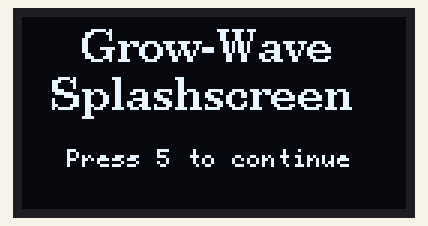
Recording of a program running on a simulated Arduino Uno, built with avr-gcc and run on an emulated ATmega328P. On the bench: 128×64 one-colour display.

Above: at 0.6 s.
At 6.3 s:
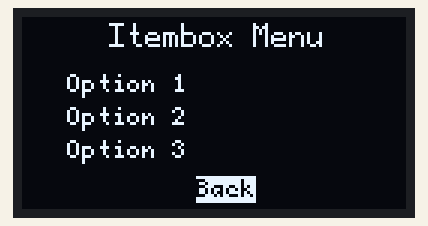
At 7.6 s:
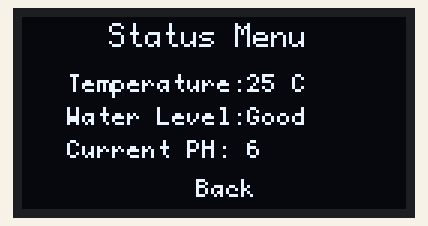
At 10.6 s:
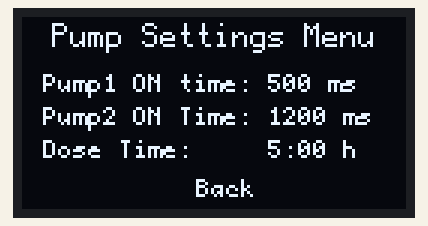
At 11.9 s:
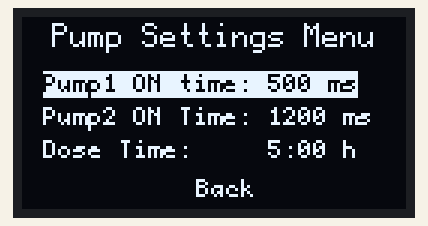
At 14.4 s:
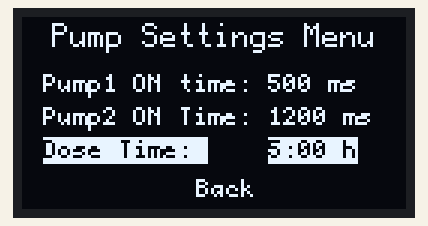

The program:

main.cpp
```cpp
#include <Arduino.h>
#include <U8g2lib.h>
#include <string.h>

#define DISPLAY_RESET 9
#define DEBUG

//function prototypes
void displaySplashScreen(void); //displays the splash screen
void displayGenericMenu(void); //displays a generic menu
char parseSerialInput(void);
void parseMenuInput(char);
void refreshDisplay(void);
void displayTestMenu(void);
void displayItemMenu(uint8_t);
void displayValueMenu(uint8_t);
void displayStatusMenu(uint8_t);
void displayPumpMenu(uint8_t);


//display object constructor
//SSD1305: Display controller
//128x64: Resolution
//ADAFRUIT: Vendor
//1 : framebuffer size (1=128bytes pagebuffer, 2=256bytes pagebuffer, F=full 512bytes framebuffer)
//U8G2_SSD1305_128X64_ADAFRUIT_1_HW_I2C(rotation, [reset [, clock, data]])
U8G2_SSD1305_128X64_ADAFRUIT_1_HW_I2C display(U8G2_R0, DISPLAY_RESET);


uint8_t num = 0;
char stringBuffer[50];
char command = '\0';

uint8_t menuLevel = 0; //two variables for keeping track of the current menu depth
uint8_t menuItem = 0;  //(0,0) is the splashscreen, each increment along the depth will take the user deeper into a menu chain, each increment for item will be a horizontal translation instead
uint8_t inMenu = 0;
uint8_t cursorPosition = 0; //position of the virtual "cursor" that navigates the menus.

void setup()
{
    display.begin();
    Serial.begin(9600);

}

void loop()
{
  /*if(Serial.available())  //parse input from keyboard (will be replaced with encoder input later on)
    parseMenuInput(parseSerialInput());
  refreshDisplay();
  delay(20);*/
  if(1)
  {
    displaySplashScreen();
    delay(2000);
    displayItemMenu(1);
    delay(500);
    displayItemMenu(2);
    delay(500);
    displayItemMenu(3);
    delay(500);
    displayItemMenu(4);
    delay(500);
    displayStatusMenu(0);
    delay(2000);
    displayPumpMenu(0);
    delay(250);
    displayPumpMenu(1);
    delay(250);
    displayPumpMenu(2);
    delay(250);
    displayPumpMenu(3);
    delay(250);
    displayPumpMenu(4);
    delay(250);
  }
  if(0)
  {
    displayPumpMenu(0);
    delay(250);
    displayPumpMenu(1);
    delay(250);
    displayPumpMenu(2);
    delay(250);
    displayPumpMenu(3);
    delay(250);
    displayPumpMenu(4);
    delay(250);
  }

}


char parseSerialInput(void)
{
  char command;
  char input = Serial.read();
  Serial.print("echo input is: ");
  Serial.print(input);
  Serial.print(", command is: ");
  if(input == '5')
  {
    command = 'E';
    Serial.print("ENTER");
  }
  else if(input == '2')
  {
    command = 'D';
    Serial.print("DOWN");
  }
  else if(input == '8')
  {
    command = 'U';
    Serial.print("UP");
  }
  else
    Serial.print("Unrecognized Command");
  Serial.print("\n");
  return(command);
}

void parseMenuInput(char command) //spaghetti...
{
  if(menuLevel==0)      //if we're on the splashscreen, press enter to enter the menu system
  {
    if(command=='E')
    {
      menuLevel++;      //go to the first menu level
      command='\0';     //reset command
    }
  }

  if(menuLevel>=1)
  {
    if(command=='U')
    {
      menuItem++;
      command='\0';     //reset command
    }
    if(command=='D')
    {
      menuItem--;
      command='\0';     //reset command
    }
    if(command=='E')
    {
      menuLevel++;
      command='\0';     //reset command
    }
  }
}


void refreshDisplay()
{
  if(menuLevel==0)
  {
    displaySplashScreen();
  }
  if(menuLevel>=1)
  {
    displayTestMenu();
  }
}


void displaySplashScreen()
{
  display.firstPage();
  do
  {
    display.setFont(u8g2_font_ncenB10_tr); //set the font to title font
    display.drawStr(20,15,"Grow-Wave");    //title text
    display.drawStr(10, 31, "Splashscreen"); //splashscreen text
    display.setFont(u8g2_font_profont10_mr);
    display.drawStr(15,50, "Press 5 to continue");
  } while ( display.nextPage() ); //display.nextpage will return 0 once the contents of the loop are done being written to the display
}

void displayGenericMenu(int uiLevel)
{
  display.firstPage();
  do
  {
    display.setFont(u8g2_font_profont12_mr);
    sprintf(stringBuffer,"Generic Menu lvl: %i",uiLevel); //generic title with ui level inbuilt
    display.drawStr(1,10,stringBuffer);

    display.setFont(u8g2_font_profont10_mr); //items
    display.drawStr(5,25,"ITEM1");
    display.drawStr(5,35,"ITEM1");
    display.drawStr(5,45,"ITEM1");
    display.drawStr(1,60,"BACK");
  } while ( display.nextPage() ); //display.nextpage will return 0 once the contents of the loop are done being written to the display
}

void displayTestMenu()
{
  display.firstPage();
  do
  {
    display.setFont(u8g2_font_profont12_mr);
    sprintf(stringBuffer,"Generic Menu lvl: %i",menuLevel); //generic title with ui level inbuilt
    display.drawStr(1,10,stringBuffer);
    sprintf(stringBuffer,"Menu Item is: %i",menuItem);
    display.drawStr(5,20,stringBuffer);
  } while ( display.nextPage() ); //display.nextpage will return 0 once the contents of the loop are done being written to the display
}

void displayValueMenu(uint8_t cursorPos)
{
  uint8_t backx = 58;
  uint8_t backy = 60;
  uint8_t valx = 5;
  uint8_t valy = 30;
  uint8_t boxh = 10;
  uint8_t boxw = 90;
  uint16_t value = 100;
  char menuTitle[25] = "Value Change Menu";
  char prefix[15] = "Value: ";
  char unit[10] = "Units";

  do
  {
    display.setDrawColor(1);                    //set draw color to solid
    display.setFont(u8g2_font_profont12_mr);    //draw the title block
    display.drawStr(15,10,menuTitle);
    display.setFont(u8g2_font_profont10_mr);

    display.drawStr(valx,valy,prefix);
    sprintf(stringBuffer,"%i",value);           //convert the int value to a string to print to the display
    display.drawStr(valx+30,valy,stringBuffer);
    display.drawStr(valx+50,valy,unit);

    display.drawStr(backx,backy,"Back");            //draw the back button

    display.setDrawColor(2);                    //set draw color to XOR
    switch(cursorPos) //draw a highlight over the selected cursor position
    {
      case 0:   //no highlight
        break;
      case 1:   //highlight on the Value
        display.drawBox(valx-2,valy-8,boxw,boxh);
        break;
      case 2:
        display.drawBox(backx-2,backy-8,23,boxh);
        break;

    }
    display.setDrawColor(1);  //reset draw color to 1
  } while(display.nextPage() );
}


void displayItemMenu(uint8_t cursorPos) //4 cursor positions none, 1,2,3, and back.
{
  char menuTitle[15] = "Itembox Menu";
  char item1[15] = "Option 1";
  char item2[15] = "Option 2";
  char item3[15] = "Option 3";

  uint8_t backx = 58;
  uint8_t backy = 60;
  uint8_t optx = 15;
  uint8_t opty = 25;
  uint8_t optyspace = 11;
  uint8_t boxw = 100;
  uint8_t boxh = 10;
  display.firstPage();
  do
  {
    display.setDrawColor(1);                 //set draw color to solid
    display.setFont(u8g2_font_profont12_mr); //draw the title block
    display.drawStr(29,10,menuTitle);
    display.setFont(u8g2_font_profont10_mr); //draw the item menus
    display.drawStr(optx,opty,item1);
    display.drawStr(optx,opty+optyspace,item2);
    display.drawStr(optx,opty+2*optyspace,item3);

    display.drawStr(backx,backy,"Back");            //draw the back button
    display.setDrawColor(2);
    switch(cursorPos) //draw a highlight over the selected cursor position
    {
      case 0:   //no highlight
        break;
      case 1:
        display.drawBox(optx-2,opty-8,boxw,boxh);
        break;
      case 2:
        display.drawBox(optx-2,(opty+optyspace)-8,boxw,boxh);
        break;
      case 3:
        display.drawBox(optx-2,(opty+2*optyspace)-8,boxw,boxh);
        break;
      case 4:
        display.drawBox(backx-2,backy-8,23,boxh);
        break;
    }
    //display.setDrawColor(1);
  } while(display.nextPage() );
}

void displayStatusMenu(uint8_t cursorPos) //4 cursor positions none, 1,2,3, and back.
{
  char menuTitle[15] = "Status Menu";

  uint8_t temp = 25;
  uint8_t ph = 6;
  char waterLevel[10] = "Good";

  uint8_t backx = 58;
  uint8_t backy = 60;
  uint8_t optx = 15;
  uint8_t opty = 25;
  uint8_t optyspace = 11;
  uint8_t boxw = 100;
  uint8_t boxh = 10;
  display.firstPage();
  do
  {
    display.setDrawColor(1);                 //set draw color to solid
    display.setFont(u8g2_font_profont12_mr); //draw the title block
    display.drawStr(29,10,menuTitle);
    display.setFont(u8g2_font_profont10_mr); //draw the item menus
    display.drawStr(optx,opty,"Temperature: ");
    sprintf(stringBuffer,"%i C",temp);
    display.drawStr(optx+60,opty,stringBuffer);
    display.drawStr(optx,opty+optyspace,"Water Level: ");
    display.drawStr(optx+60,opty+optyspace,waterLevel);
    display.drawStr(optx,opty+2*optyspace,"Current PH: ");
    sprintf(stringBuffer,"%i",ph);
    display.drawStr(optx+60,opty+2*optyspace,stringBuffer);

    display.drawStr(backx,backy,"Back");            //draw the back button
    display.setDrawColor(2);
    switch(cursorPos) //draw a highlight over the selected cursor position
    {
      case 0:   //no highlight
        break;
      case 1:
        display.drawBox(optx-2,opty-8,boxw,boxh);
        break;
      case 2:
        display.drawBox(optx-2,(opty+optyspace)-8,boxw,boxh);
        break;
      case 3:
        display.drawBox(optx-2,(opty+2*optyspace)-8,boxw,boxh);
        break;
      case 4:
        display.drawBox(backx-2,backy-8,23,boxh);
        break;
    }
    //display.setDrawColor(1);
  } while(display.nextPage() );
}

void displayPumpMenu(uint8_t cursorPos)
{
  char menuTitle[25] = "Pump Settings Menu";

  uint16_t pump1time = 500;
  uint16_t pump2time = 1200;
  uint8_t dosetime = 5;

  uint8_t backx = 58;
  uint8_t backy = 60;
  uint8_t optx = 7;
  uint8_t opty = 25;
  uint8_t optyspace = 11;
  uint8_t boxw = 115;
  uint8_t boxh = 10;
  display.firstPage();
  do
  {
    display.setDrawColor(1);                 //set draw color to solid
    display.setFont(u8g2_font_profont12_mr); //draw the title block
    display.drawStr(10,10,menuTitle);
    display.setFont(u8g2_font_profont10_mr); //draw the item menus
    display.drawStr(optx,opty,"Pump1 ON time: ");
    sprintf(stringBuffer,"%i ms", pump1time);
    display.drawStr(optx+75,opty,stringBuffer);
    display.drawStr(optx,opty+optyspace,"Pump2 ON Time: ");
    sprintf(stringBuffer,"%i ms", pump2time);
    display.drawStr(optx+75,opty+optyspace,stringBuffer);
    display.drawStr(optx,opty+2*optyspace,"Dose Time: ");
    sprintf(stringBuffer,"%i:00 h", dosetime);
    display.drawStr(optx+75,opty+2*optyspace,stringBuffer);

    display.drawStr(backx,backy,"Back");            //draw the back button
    display.setDrawColor(2);
    switch(cursorPos) //draw a highlight over the selected cursor position
    {
      case 0:   //no highlight
        break;
      case 1:
        display.drawBox(optx-2,opty-8,boxw,boxh);
        break;
      case 2:
        display.drawBox(optx-2,(opty+optyspace)-8,boxw,boxh);
        break;
      case 3:
        display.drawBox(optx-2,(opty+2*optyspace)-8,boxw,boxh);
        break;
      case 4:
        display.drawBox(backx-2,backy-8,23,boxh);
        break;
    }
    //display.setDrawColor(1);
  } while(display.nextPage() );
}

//object oriented approach, not used.
/*
class menu
{
  public:
  uint8_t level;      //current UI level (depth)
  uint8_t item;       //current UI item (lateral menu movement)
  uint8_t cursorPos;  //cursor position

  menu()         //default constructor, set menu position to (0,0) and cursor position to 0
  {
    level = 0;
    item = 0;
    cursorPos = 0;
  }

  //DIAGRAM FOR MENU HEIRARCHY

  level = 0:                                               SPLASHSCREEN
  level = 1:                SELECTIONMENU1(item=0)                 MENU1(item=1)       MENU2(item=2)       one cursor position per option, up/down scrolls to next option
  level = 2:  MENU0 OPTION0   MENU0 OPTION1   MENU0 OPTION2
                (item=0)        (item=1)        (item=2)


  void parseInput(char command)
  {
    if(level==0 && command == 'E') //go to next level past splashscreen if enter is pressed
    {
      level=1;
    }

    if(level==1 && command=='E')   //enter the menu options for the selected menu
    {

    }
  }

  void refreshDisplay()
  {

  }

};*/
```

Measured:
- by itself, everything shown: repeats every 15.8 s, in 11 steps
- what the display in image 0 shows lasts 2.5 s, from 0.6 s to 3.1 s
- what the display in image 1 shows lasts 1.3 s, from 6.2 s to 7.5 s
- what the display in image 2 shows lasts 3.0 s, from 7.5 s to 10.5 s
